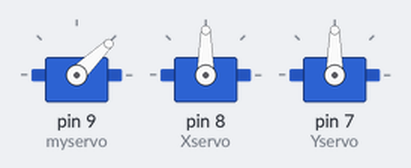
The sketch below on a simulated Arduino Uno, built with avr-gcc and run on an emulated ATmega328P. Parts: 3 × servo. What the sketch prints to the serial monitor is not drawn.

Above: at 0.1 s.
Timing chart, 0 to 40.0 s (numbered marks = the images above):
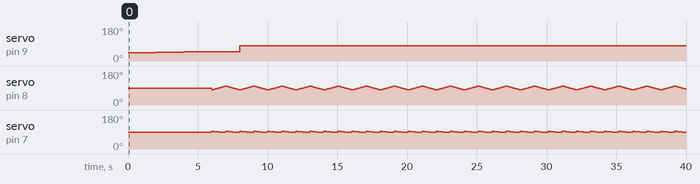

The sketch:

RunMotorControlXY.ino
```cpp
#include <Servo.h>

Servo myservo;  // create servo object to control a servo
Servo Xservo;                // a maximum of eight servo objects can be created
Servo Yservo;

int pos;    // variable to store the servo position
int pos2;
int curve = 3;
int start = 80;
int final = 100;

void setup()
{
  myservo.attach(9);  // attaches the servo on pin 9 to the servo object
  Xservo.attach(8);
  Yservo.attach(7);
  Serial.begin(9600);
  myservo.write(40);
  for(pos = 44;pos <  50; pos += 1)  // goes from 0 degrees to 180 degrees
  {                                  // in steps of 1 degree
    myservo.write(pos);
    Serial.println(pos) ;    // tell servo to go to position in variable 'pos'
    delay(1000);
  }
}


void loop()
{
  for(pos = start; pos<final; pos+=1){
    if (pos == 80){
       pos2 = 93;
    }
    if (pos == 83){
       pos2 = 92;
    }
    if (pos == 86){
       pos2 = 91;
    }
    if (pos == 90){
       pos2 = 90;
    }
    Xservo.write(pos);
    Serial.println(pos2);
    Yservo.write(pos2);
    delay(50);
  }
  for(int pos = final; pos>start; pos-=1){
    if (pos == 90){
       pos2 = 90;
    }
    if (pos == 93){
       pos2 = 91;
    }
    if (pos == 96){
       pos2 = 92;
    }
    if (pos == 100){
       pos2 = 93;
    }
    Xservo.write(pos);
    Yservo.write(pos2);
    Serial.println(pos2);
    delay(50);
  }
  myservo.write(80);

}
```

Measured:
- by itself, servo on pin 9 (myservo): moves from 44° to 80° over 7.0 s
- by itself, servo on pin 7 (Yservo): repeats every 2.0 s: 92° 0.15 s, 91° 0.20 s, 90° 0.50 s, 93° 0.20 s, 92° 0.15 s, 91° 0.15 s, 90° 0.50 s, 93° 0.15 s
